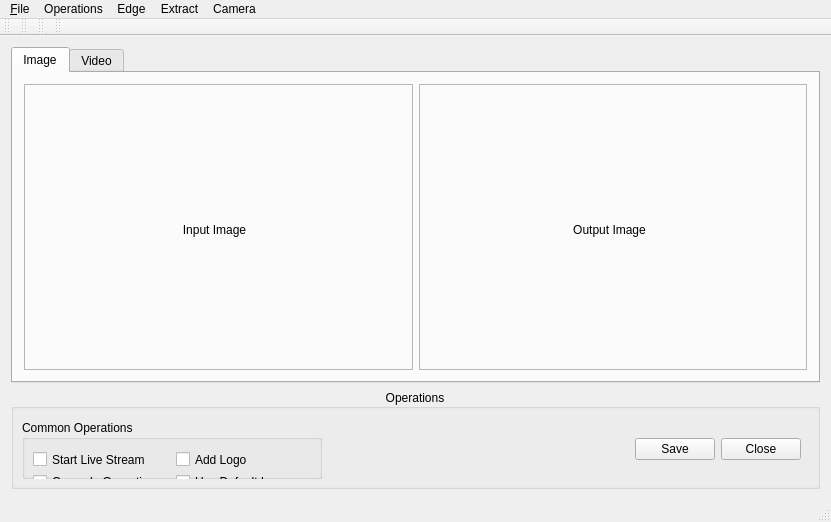
<?xml version="1.0" encoding="UTF-8"?>
<ui version="4.0">
 <class>MainWindow</class>
 <widget class="QMainWindow" name="MainWindow">
  <property name="geometry">
   <rect>
    <x>0</x>
    <y>0</y>
    <width>831</width>
    <height>522</height>
   </rect>
  </property>
  <property name="windowTitle">
   <string>MainWindow</string>
  </property>
  <widget class="QWidget" name="centralWidget">
   <layout class="QGridLayout" name="gridLayout_2">
    <item row="1" column="0">
     <widget class="QGroupBox" name="groupBox">
      <property name="sizePolicy">
       <sizepolicy hsizetype="Expanding" vsizetype="Minimum">
        <horstretch>0</horstretch>
        <verstretch>0</verstretch>
       </sizepolicy>
      </property>
      <property name="maximumSize">
       <size>
        <width>1000</width>
        <height>100</height>
       </size>
      </property>
      <property name="title">
       <string>Operations</string>
      </property>
      <property name="alignment">
       <set>Qt::AlignCenter</set>
      </property>
      <widget class="QGroupBox" name="groupBox_3">
       <property name="geometry">
        <rect>
         <x>20</x>
         <y>100</y>
         <width>191</width>
         <height>121</height>
        </rect>
       </property>
       <property name="title">
        <string>Filter</string>
       </property>
       <widget class="QPushButton" name="DummyPushButton">
        <property name="geometry">
         <rect>
          <x>40</x>
          <y>50</y>
          <width>115</width>
          <height>32</height>
         </rect>
        </property>
        <property name="text">
         <string>Dummy</string>
        </property>
       </widget>
      </widget>
      <widget class="QWidget" name="layoutWidget">
       <property name="geometry">
        <rect>
         <x>0</x>
         <y>20</y>
         <width>801</width>
         <height>81</height>
        </rect>
       </property>
       <layout class="QHBoxLayout" name="horizontalLayout_2">
        <property name="sizeConstraint">
         <enum>QLayout::SetNoConstraint</enum>
        </property>
        <item>
         <layout class="QHBoxLayout" name="horizontalLayout_3">
          <property name="sizeConstraint">
           <enum>QLayout::SetNoConstraint</enum>
          </property>
          <item>
           <widget class="QGroupBox" name="groupBox_4">
            <property name="sizePolicy">
             <sizepolicy hsizetype="Fixed" vsizetype="Preferred">
              <horstretch>0</horstretch>
              <verstretch>0</verstretch>
             </sizepolicy>
            </property>
            <property name="minimumSize">
             <size>
              <width>300</width>
              <height>0</height>
             </size>
            </property>
            <property name="sizeIncrement">
             <size>
              <width>22</width>
              <height>0</height>
             </size>
            </property>
            <property name="title">
             <string>Common Operations</string>
            </property>
            <widget class="QWidget" name="layoutWidget">
             <property name="geometry">
              <rect>
               <x>0</x>
               <y>20</y>
               <width>301</width>
               <height>61</height>
              </rect>
             </property>
             <layout class="QGridLayout" name="gridLayout_4">
              <item row="0" column="0">
               <widget class="QCheckBox" name="StartLiveCheckBox">
                <property name="text">
                 <string>Start Live Stream</string>
                </property>
               </widget>
              </item>
              <item row="0" column="1">
               <widget class="QCheckBox" name="logoCheckBox">
                <property name="text">
                 <string>Add Logo</string>
                </property>
               </widget>
              </item>
              <item row="1" column="0">
               <widget class="QCheckBox" name="cascadeCheckBox">
                <property name="text">
                 <string>Cascade Operations</string>
                </property>
               </widget>
              </item>
              <item row="1" column="1">
               <widget class="QCheckBox" name="useDefaultImgCheckBox">
                <property name="text">
                 <string>Use Default Image</string>
                </property>
               </widget>
              </item>
             </layout>
            </widget>
           </widget>
          </item>
          <item>
           <spacer name="horizontalSpacer">
            <property name="orientation">
             <enum>Qt::Horizontal</enum>
            </property>
            <property name="sizeHint" stdset="0">
             <size>
              <width>10</width>
              <height>20</height>
             </size>
            </property>
           </spacer>
          </item>
          <item>
           <widget class="QPushButton" name="saveOutput">
            <property name="sizePolicy">
             <sizepolicy hsizetype="Minimum" vsizetype="Fixed">
              <horstretch>0</horstretch>
              <verstretch>0</verstretch>
             </sizepolicy>
            </property>
            <property name="text">
             <string>Save</string>
            </property>
           </widget>
          </item>
          <item>
           <widget class="QPushButton" name="closeButton">
            <property name="sizePolicy">
             <sizepolicy hsizetype="Minimum" vsizetype="Fixed">
              <horstretch>0</horstretch>
              <verstretch>0</verstretch>
             </sizepolicy>
            </property>
            <property name="text">
             <string>Close</string>
            </property>
           </widget>
          </item>
         </layout>
        </item>
       </layout>
      </widget>
     </widget>
    </item>
    <item row="0" column="0">
     <layout class="QHBoxLayout" name="horizontalLayout">
      <item>
       <widget class="QTabWidget" name="tabWidget">
        <property name="sizePolicy">
         <sizepolicy hsizetype="Expanding" vsizetype="Fixed">
          <horstretch>0</horstretch>
          <verstretch>0</verstretch>
         </sizepolicy>
        </property>
        <property name="maximumSize">
         <size>
          <width>1000</width>
          <height>1000</height>
         </size>
        </property>
        <property name="currentIndex">
         <number>0</number>
        </property>
        <widget class="QWidget" name="ImageTab">
         <attribute name="title">
          <string>Image</string>
         </attribute>
         <layout class="QGridLayout" name="gridLayout">
          <item row="0" column="1">
           <widget class="QFrame" name="opFrame">
            <property name="sizePolicy">
             <sizepolicy hsizetype="Expanding" vsizetype="Expanding">
              <horstretch>0</horstretch>
              <verstretch>0</verstretch>
             </sizepolicy>
            </property>
            <property name="frameShape">
             <enum>QFrame::StyledPanel</enum>
            </property>
            <property name="frameShadow">
             <enum>QFrame::Raised</enum>
            </property>
            <widget class="QLabel" name="OutputLabel">
             <property name="geometry">
              <rect>
               <x>0</x>
               <y>0</y>
               <width>381</width>
               <height>291</height>
              </rect>
             </property>
             <property name="sizePolicy">
              <sizepolicy hsizetype="Expanding" vsizetype="Expanding">
               <horstretch>0</horstretch>
               <verstretch>0</verstretch>
              </sizepolicy>
             </property>
             <property name="text">
              <string>Output Image</string>
             </property>
             <property name="scaledContents">
              <bool>false</bool>
             </property>
             <property name="alignment">
              <set>Qt::AlignCenter</set>
             </property>
            </widget>
           </widget>
          </item>
          <item row="0" column="0">
           <widget class="QFrame" name="inFrame">
            <property name="sizePolicy">
             <sizepolicy hsizetype="Expanding" vsizetype="Expanding">
              <horstretch>0</horstretch>
              <verstretch>0</verstretch>
             </sizepolicy>
            </property>
            <property name="frameShape">
             <enum>QFrame::StyledPanel</enum>
            </property>
            <property name="frameShadow">
             <enum>QFrame::Raised</enum>
            </property>
            <widget class="QLabel" name="InputLabel">
             <property name="geometry">
              <rect>
               <x>0</x>
               <y>0</y>
               <width>381</width>
               <height>291</height>
              </rect>
             </property>
             <property name="sizePolicy">
              <sizepolicy hsizetype="Expanding" vsizetype="Expanding">
               <horstretch>0</horstretch>
               <verstretch>0</verstretch>
              </sizepolicy>
             </property>
             <property name="text">
              <string>Input Image</string>
             </property>
             <property name="scaledContents">
              <bool>false</bool>
             </property>
             <property name="alignment">
              <set>Qt::AlignCenter</set>
             </property>
            </widget>
           </widget>
          </item>
         </layout>
        </widget>
        <widget class="QWidget" name="VideoTab">
         <attribute name="title">
          <string>Video</string>
         </attribute>
         <layout class="QGridLayout" name="gridLayout_3">
          <property name="leftMargin">
           <number>12</number>
          </property>
          <property name="rightMargin">
           <number>12</number>
          </property>
          <property name="bottomMargin">
           <number>12</number>
          </property>
          <item row="0" column="0">
           <widget class="QFrame" name="vIpFrame">
            <property name="sizePolicy">
             <sizepolicy hsizetype="Expanding" vsizetype="Expanding">
              <horstretch>0</horstretch>
              <verstretch>0</verstretch>
             </sizepolicy>
            </property>
            <property name="frameShape">
             <enum>QFrame::StyledPanel</enum>
            </property>
            <property name="frameShadow">
             <enum>QFrame::Raised</enum>
            </property>
            <widget class="QLabel" name="vIpLabel">
             <property name="geometry">
              <rect>
               <x>0</x>
               <y>0</y>
               <width>381</width>
               <height>300</height>
              </rect>
             </property>
             <property name="sizePolicy">
              <sizepolicy hsizetype="Expanding" vsizetype="Expanding">
               <horstretch>0</horstretch>
               <verstretch>0</verstretch>
              </sizepolicy>
             </property>
             <property name="text">
              <string>Input Video</string>
             </property>
             <property name="scaledContents">
              <bool>false</bool>
             </property>
             <property name="alignment">
              <set>Qt::AlignCenter</set>
             </property>
            </widget>
           </widget>
          </item>
          <item row="0" column="1">
           <widget class="QFrame" name="vOpFrame">
            <property name="sizePolicy">
             <sizepolicy hsizetype="Expanding" vsizetype="Expanding">
              <horstretch>0</horstretch>
              <verstretch>0</verstretch>
             </sizepolicy>
            </property>
            <property name="frameShape">
             <enum>QFrame::StyledPanel</enum>
            </property>
            <property name="frameShadow">
             <enum>QFrame::Raised</enum>
            </property>
            <widget class="QLabel" name="vOpLabel">
             <property name="geometry">
              <rect>
               <x>0</x>
               <y>0</y>
               <width>371</width>
               <height>300</height>
              </rect>
             </property>
             <property name="sizePolicy">
              <sizepolicy hsizetype="Expanding" vsizetype="Expanding">
               <horstretch>0</horstretch>
               <verstretch>0</verstretch>
              </sizepolicy>
             </property>
             <property name="text">
              <string>Output Video</string>
             </property>
             <property name="scaledContents">
              <bool>false</bool>
             </property>
             <property name="alignment">
              <set>Qt::AlignCenter</set>
             </property>
            </widget>
           </widget>
          </item>
         </layout>
        </widget>
       </widget>
      </item>
     </layout>
    </item>
   </layout>
  </widget>
  <widget class="QMenuBar" name="menuBar">
   <property name="enabled">
    <bool>true</bool>
   </property>
   <property name="geometry">
    <rect>
     <x>0</x>
     <y>0</y>
     <width>831</width>
     <height>22</height>
    </rect>
   </property>
   <widget class="QMenu" name="menu_File">
    <property name="title">
     <string>&amp;File</string>
    </property>
    <addaction name="action_Open"/>
    <addaction name="action_Save"/>
    <addaction name="action_Close"/>
   </widget>
   <widget class="QMenu" name="menuOperations">
    <property name="title">
     <string>Operations</string>
    </property>
    <addaction name="actionThreshold"/>
    <addaction name="actionAdd_Noise"/>
    <addaction name="actionLogo"/>
    <addaction name="actionBlur"/>
    <addaction name="actionBrighten"/>
    <addaction name="actionColour_Space"/>
    <addaction name="actionHistogram"/>
    <addaction name="actionMorphology"/>
   </widget>
   <widget class="QMenu" name="menuEdge">
    <property name="title">
     <string>Edge</string>
    </property>
    <addaction name="actionCanny"/>
    <addaction name="separator"/>
    <addaction name="actionHough"/>
    <addaction name="actionSobel"/>
   </widget>
   <widget class="QMenu" name="menuExtract">
    <property name="title">
     <string>Extract</string>
    </property>
    <addaction name="actionContour"/>
    <addaction name="actionEpipolar"/>
    <addaction name="actionFAST"/>
    <addaction name="actionCorners"/>
    <addaction name="actionMatches"/>
   </widget>
   <widget class="QMenu" name="menuCamera">
    <property name="title">
     <string>Camera</string>
    </property>
    <addaction name="actionCaliberate"/>
   </widget>
   <addaction name="menu_File"/>
   <addaction name="menuOperations"/>
   <addaction name="menuEdge"/>
   <addaction name="menuExtract"/>
   <addaction name="menuCamera"/>
  </widget>
  <widget class="QToolBar" name="mainToolBar">
   <attribute name="toolBarArea">
    <enum>TopToolBarArea</enum>
   </attribute>
   <attribute name="toolBarBreak">
    <bool>false</bool>
   </attribute>
  </widget>
  <widget class="QStatusBar" name="statusBar"/>
  <widget class="QToolBar" name="toolBar">
   <property name="windowTitle">
    <string>toolBar</string>
   </property>
   <attribute name="toolBarArea">
    <enum>TopToolBarArea</enum>
   </attribute>
   <attribute name="toolBarBreak">
    <bool>false</bool>
   </attribute>
  </widget>
  <widget class="QToolBar" name="toolBar_2">
   <property name="windowTitle">
    <string>toolBar_2</string>
   </property>
   <attribute name="toolBarArea">
    <enum>TopToolBarArea</enum>
   </attribute>
   <attribute name="toolBarBreak">
    <bool>false</bool>
   </attribute>
  </widget>
  <widget class="QToolBar" name="toolBar_3">
   <property name="windowTitle">
    <string>toolBar_3</string>
   </property>
   <attribute name="toolBarArea">
    <enum>TopToolBarArea</enum>
   </attribute>
   <attribute name="toolBarBreak">
    <bool>false</bool>
   </attribute>
  </widget>
  <action name="action_Open">
   <property name="text">
    <string>&amp;Open</string>
   </property>
  </action>
  <action name="action_Save">
   <property name="text">
    <string>&amp;Save</string>
   </property>
  </action>
  <action name="action_Close">
   <property name="text">
    <string>&amp;Close</string>
   </property>
  </action>
  <action name="action_Filter">
   <property name="text">
    <string>Filter</string>
   </property>
  </action>
  <action name="actionAdd_Noise">
   <property name="text">
    <string>Add Noise</string>
   </property>
  </action>
  <action name="actionMorphology">
   <property name="text">
    <string>Morphology</string>
   </property>
  </action>
  <action name="actionColour_Space">
   <property name="text">
    <string>Colour Space</string>
   </property>
  </action>
  <action name="actionBlur">
   <property name="text">
    <string>Blur</string>
   </property>
  </action>
  <action name="actionContrast">
   <property name="text">
    <string>Contrast</string>
   </property>
  </action>
  <action name="actionBrighten">
   <property name="text">
    <string>Brightness and Contrast</string>
   </property>
  </action>
  <action name="actionThreshold">
   <property name="text">
    <string>Adaptive Threshold</string>
   </property>
  </action>
  <action name="actionCanny">
   <property name="text">
    <string>Canny</string>
   </property>
  </action>
  <action name="actionCorners">
   <property name="text">
    <string>Harris Corners</string>
   </property>
  </action>
  <action name="actionFAST">
   <property name="text">
    <string>Features</string>
   </property>
  </action>
  <action name="actionMatches">
   <property name="text">
    <string>Matches</string>
   </property>
  </action>
  <action name="actionEpipolar">
   <property name="text">
    <string>Epipolar Lines</string>
   </property>
  </action>
  <action name="actionSobel">
   <property name="text">
    <string>Sobel and Laplacian</string>
   </property>
  </action>
  <action name="actionLaplacian">
   <property name="text">
    <string>Laplacian</string>
   </property>
  </action>
  <action name="actionHough">
   <property name="text">
    <string>Hough</string>
   </property>
  </action>
  <action name="actionHistogram">
   <property name="text">
    <string>Histogram</string>
   </property>
  </action>
  <action name="actionContour">
   <property name="text">
    <string>Contour</string>
   </property>
  </action>
  <action name="actionLogo">
   <property name="text">
    <string>Adjust Logo</string>
   </property>
  </action>
  <action name="actionCaliberate">
   <property name="text">
    <string>Calibrate</string>
   </property>
  </action>
 </widget>
 <layoutdefault spacing="6" margin="11"/>
 <resources/>
 <connections/>
</ui>
